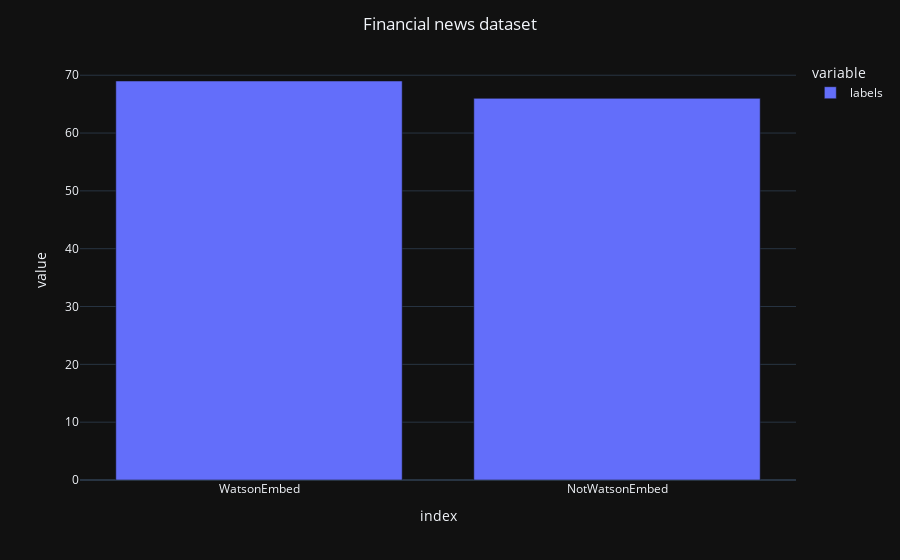

The code cell stored with this chart in its notebook:
### Code cell
import plotly.express as px
import plotly.io as pio
plotly_template = pio.templates["plotly_dark"]
pio.templates["plotly_dark_custom"] = pio.templates["plotly_dark"]

complaints_total_figure = px.bar(test_df.explode('labels')['labels'].value_counts())
complaints_total_figure.update_layout(template=plotly_template,barmode='stack',title_text='Financial news dataset', title_x=0.5)
complaints_total_figure.show()

### Figure 1 — Plotly figure (JSON) as saved in the notebook; plotly's stock layout.template omitted (floating-point values rounded to 4 significant figures)
{"data": [{"alignmentgroup": "True", "hovertemplate": "variable=labels<br>index=%{x}<br>value=%{y}<extra></extra>", "legendgroup": "labels", "marker": {"color": "#636efa", "pattern": {"shape": ""}}, "name": "labels", "offsetgroup": "labels", "orientation": "v", "showlegend": true, "textposition": "auto", "type": "bar", "x": ["WatsonEmbed", "NotWatsonEmbed"], "xaxis": "x", "y": [69, 66], "yaxis": "y"}], "layout": {"barmode": "stack", "legend": {"title": {"text": "variable"}, "tracegroupgap": 0}, "margin": {"t": 60}, "title": {"text": "Financial news dataset", "x": 0.5}, "xaxis": {"anchor": "y", "domain": [0, 1], "title": {"text": "index"}}, "yaxis": {"anchor": "x", "domain": [0, 1], "title": {"text": "value"}}}}
